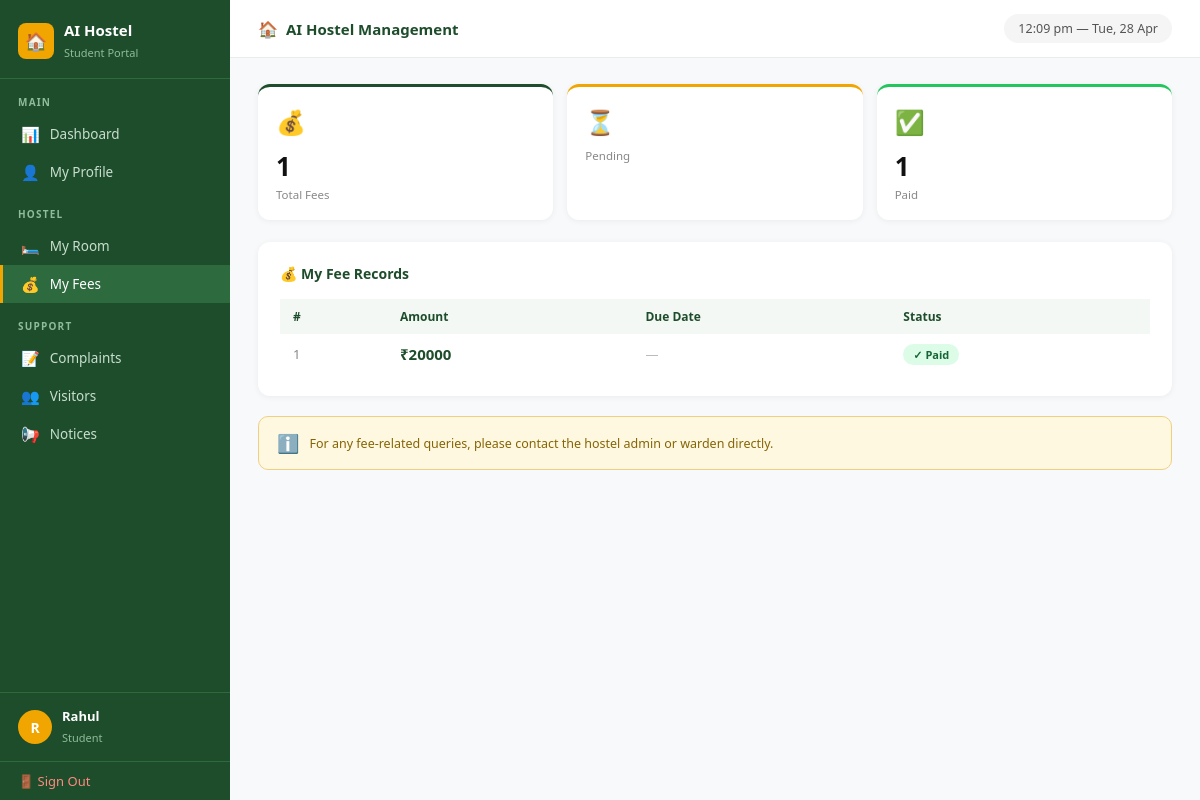
Before: /student/fees/ (signed in) with the older database file.
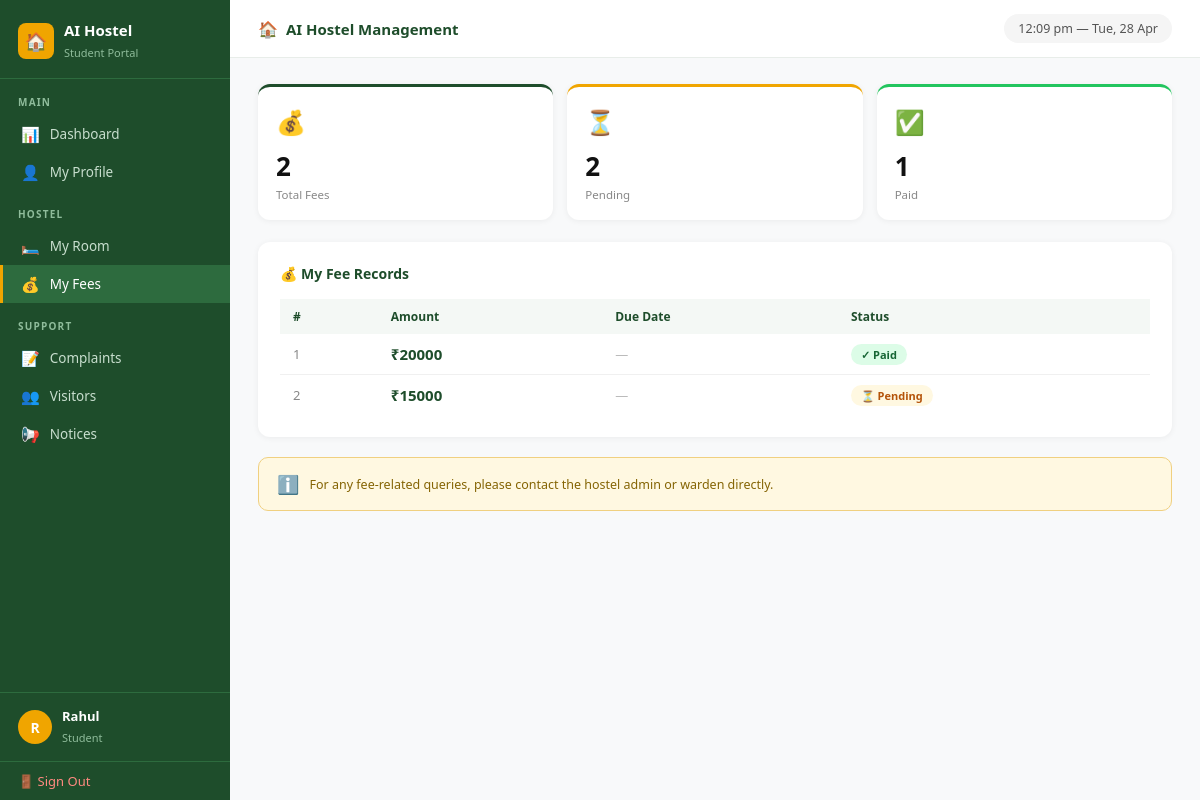
After: the same page with the newer database file.
### hostel_app/models.py (models this page shows, shortened)
class Fee(models.Model):
    student = models.ForeignKey(Student, on_delete=models.CASCADE)
    amount = models.IntegerField()
    status = models.CharField(max_length=10, default="Pending")
    due_date = models.DateField(null=True, blank=True)

### hostel_app/views.py (the view)
# urls.py: path('student/fees/', views.my_fees, name='my_fees'),
@login_required(login_url='/student/login/')
def my_fees(request):
    student = Student.objects.get(user=request.user)
    fees = Fee.objects.filter(student=student)
    return render(request, 'hostel_app/student/fees.html', {
        'student': student,
        'fees': fees
    })

### hostel_app/templates/hostel_app/student/fees.html
{% extends 'hostel_app/student/base.html' %}
{% block content %}
<div class="cards-grid" style="grid-template-columns: repeat(3, 1fr);">
    <div class="stat-card">
        <div class="card-icon">💰</div>
        <h3>{{ fees|length }}</h3>
        <p>Total Fees</p>
    </div>
    <div class="stat-card orange">
        <div class="card-icon">⏳</div>
        <h3>{% with count=0 %}
            {% for fee in fees %}{% if fee.status == 'Pending' %}
                {{ forloop.counter }}
            {% endif %}{% endfor %}
        {% endwith %}</h3>
        <p>Pending</p>
    </div>
    <div class="stat-card" style="border-top-color: #22c55e;">
        <div class="card-icon">✅</div>
        <h3>{% for fee in fees %}{% if fee.status == 'Paid' %}{{ forloop.counter }}{% endif %}{% endfor %}</h3>
        <p>Paid</p>
    </div>
</div>
<div class="section-box">
    <h3>💰 My Fee Records</h3>
    {% if fees %}
    <table>
        <thead>
            <tr>
                <th>#</th>
                <th>Amount</th>
                <th>Due Date</th>
                <th>Status</th>
            </tr>
        </thead>
        <tbody>
            {% for fee in fees %}
            <tr>
                <td style="color: #888;">{{ forloop.counter }}</td>
                <td>
                    <span style="font-size: 15px; font-weight: 700; color: #1e4d2b;">
                        ₹{{ fee.amount }}
                    </span>
                </td>
                <td style="color: #555;">
                    {% if fee.due_date %}
                        {{ fee.due_date|date:"d M Y" }}
                    {% else %}
                        <span style="color: #bbb;">—</span>
                    {% endif %}
                </td>
                <td>
                    {% if fee.status == 'Paid' %}
                        <span class="badge badge-paid">✓ Paid</span>
                    {% else %}
                        <span class="badge badge-pending">⏳ Pending</span>
                    {% endif %}
                </td>
            </tr>
            {% endfor %}
        </tbody>
    </table>
    {% else %}
    <div style="text-align: center; padding: 50px 0; color: #aaa;">
        <div style="font-size: 40px; margin-bottom: 12px;">💸</div>
        <p style="font-size: 14px;">No fee records found</p>
        <p style="font-size: 12px; margin-top: 4px;">Contact admin if you think this is wrong</p>
    </div>
    {% endif %}
</div>
<div style="background: #fff8e1; border: 1px solid #f0d080;
            border-radius: 10px; padding: 14px 18px;
            display: flex; align-items: center; gap: 10px;">
    <span style="font-size: 18px;">ℹ️</span>
    <p style="font-size: 12.5px; color: #856404;">
        For any fee-related queries, please contact the hostel admin or warden directly.
    </p>
</div>
{% endblock %}

Changed rows visible on the page:
added Fee: amount "15000", status "⏳ Pending"
Other visible differences:
{{ fees|length }}: "1" → "2"
